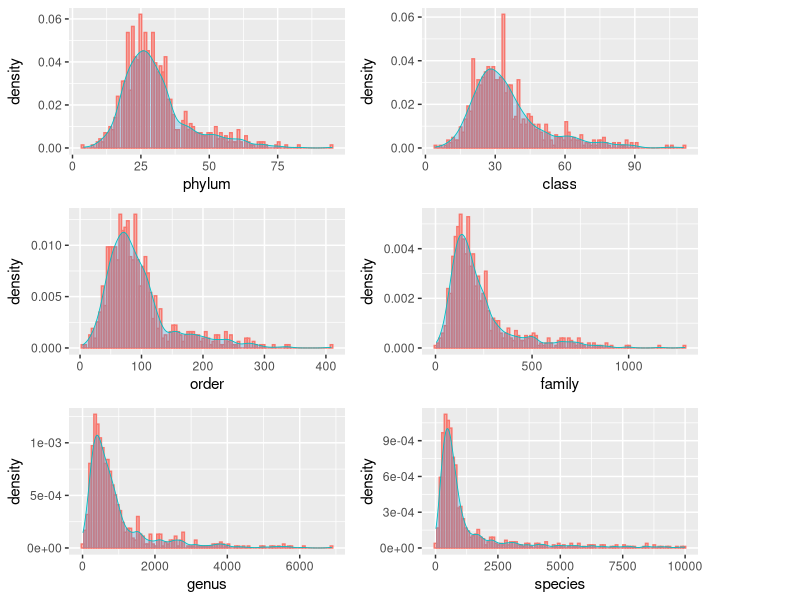

The R script that drew this image:
library(ggplot2)
library(dplyr)
require(gridExtra)
library(grid)
library(cowplot)

df<-read.table("HGT_individual_sample_group.csv", sep="\t", header=TRUE)
pdf(file="HGT_count_histogram_group.pdf", width=10, height=8, onefile=FALSE)

p1<-ggplot(filter(df, level %in% 1:1), aes(x=genome_pair, y = ..density..)) +
  geom_histogram(position="identity", alpha=0.5,bins = 100, fill="#F8766D", color="#F8766D")+
  xlab("phylum")+
  geom_density(lwd = 0.3, colour = "#00BFC4",
                             fill = 4, alpha = 0.25)

# p2<-ggplot(filter(df, level %in% 2:2), aes(x=genome_pair, fill=group, color=group)) +
#   geom_histogram(position="identity", alpha=0.5,bins = 100)+
#   xlab("class")

p2<-ggplot(filter(df, level %in% 2:2), aes(x=genome_pair, y = ..density..)) +
  geom_histogram(position="identity", alpha=0.5,bins = 100, fill="#F8766D", color="#F8766D")+
  xlab("class")+
  geom_density(lwd = 0.3, colour = "#00BFC4",
               fill = 4, alpha = 0.25)
# 
# p3<-ggplot(filter(df, level %in% 3:3), aes(x=genome_pair, fill=group, color=group)) +
#   geom_histogram(position="identity", alpha=0.5,bins = 100)+
#   xlab("order")
# 

p3<-ggplot(filter(df, level %in% 3:3), aes(x=genome_pair, y = ..density..)) +
  geom_histogram(position="identity", alpha=0.5,bins = 100, fill="#F8766D", color="#F8766D")+
  xlab("order")+
  geom_density(lwd = 0.3, colour = "#00BFC4",
               fill = 4, alpha = 0.25)

# p4<-ggplot(filter(df, level %in% 4:4), aes(x=genome_pair, fill=group, color=group)) +
#   geom_histogram(position="identity", alpha=0.5,bins = 100)+
#   xlab("family")

p4<-ggplot(filter(df, level %in% 4:4), aes(x=genome_pair, y = ..density..)) +
  geom_histogram(position="identity", alpha=0.5,bins = 100, fill="#F8766D", color="#F8766D")+
  xlab("family")+
  geom_density(lwd = 0.3, colour = "#00BFC4",
               fill = 4, alpha = 0.25)
# 
# p5<-ggplot(filter(df, level %in% 5:5), aes(x=genome_pair, fill=group, color=group)) +
#   geom_histogram(position="identity", alpha=0.5,bins = 100)+
#   xlab("genus")

p5<-ggplot(filter(df, level %in% 5:5), aes(x=genome_pair, y = ..density..)) +
  geom_histogram(position="identity", alpha=0.5,bins = 100, fill="#F8766D", color="#F8766D")+
  xlab("genus")+
  geom_density(lwd = 0.3, colour = "#00BFC4",
               fill = 4, alpha = 0.25)
# 
# p6<-ggplot(filter(df, level %in% 6:6), aes(x=genome_pair, fill=group, color=group)) +
#   geom_histogram(position="identity", alpha=0.5,bins = 100)+
#   xlab("species")

p6<-ggplot(filter(df, level %in% 6:6), aes(x=genome_pair, y = ..density..)) +
  geom_histogram(position="identity", alpha=0.5,bins = 100, fill="#F8766D", color="#F8766D")+
  xlab("species")+
  geom_density(lwd = 0.3, colour = "#00BFC4",
               fill = 4, alpha = 0.25)


prow <- plot_grid(
  p1 + theme(legend.position="none"),
  p2 + theme(legend.position="none"),
  p3 + theme(legend.position="none"),
  p4 + theme(legend.position="none"),
  p5 + theme(legend.position="none"),
  p6 + theme(legend.position="none"),
  align = 'vh',
  hjust = -1,
  nrow = 3
)


legend <- get_legend(
  # create some space to the left of the legend
  p2 + theme(legend.box.margin = margin(0, 0, 0, 12))
)

plot_grid(prow, legend, rel_widths = c(3, .4))
dev.off()
